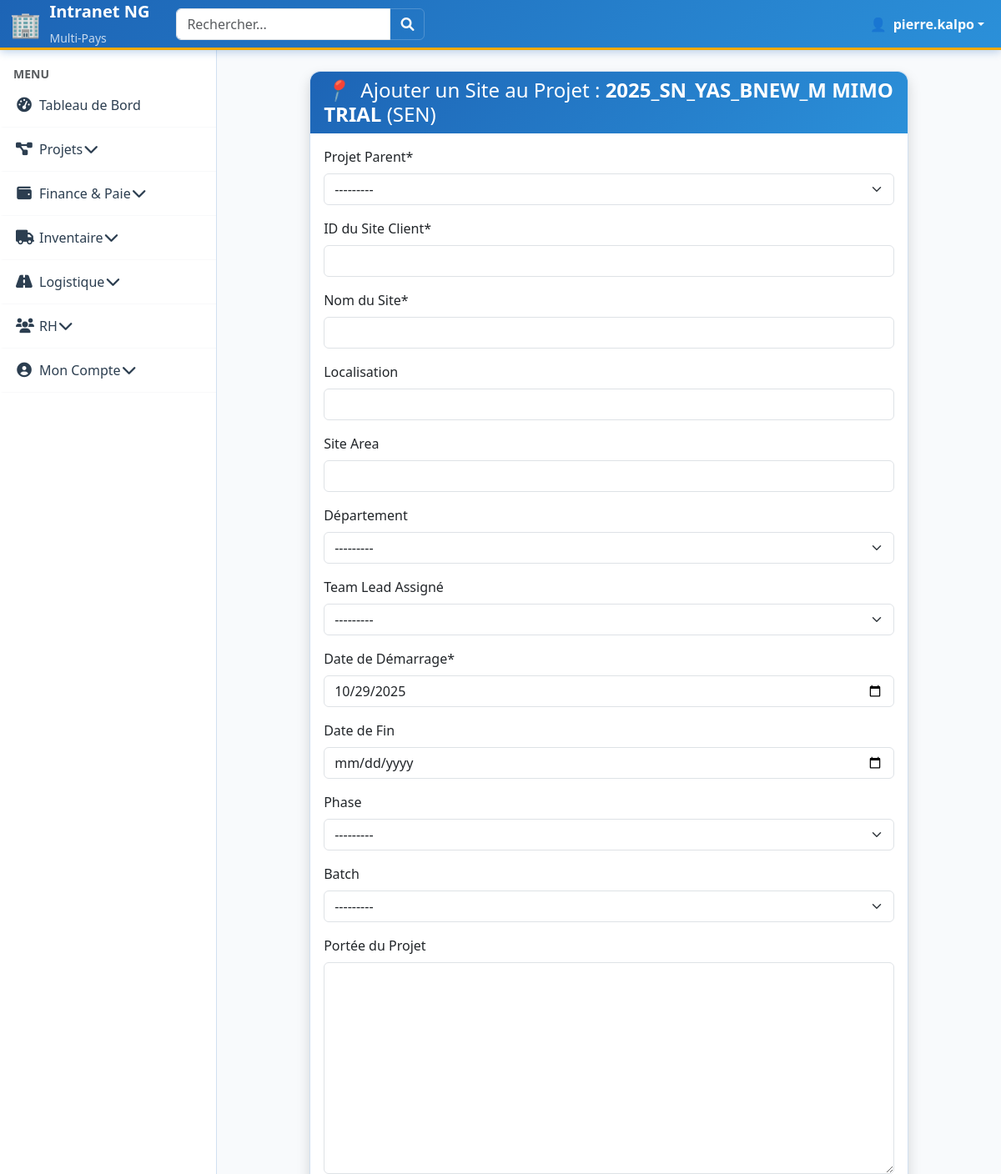
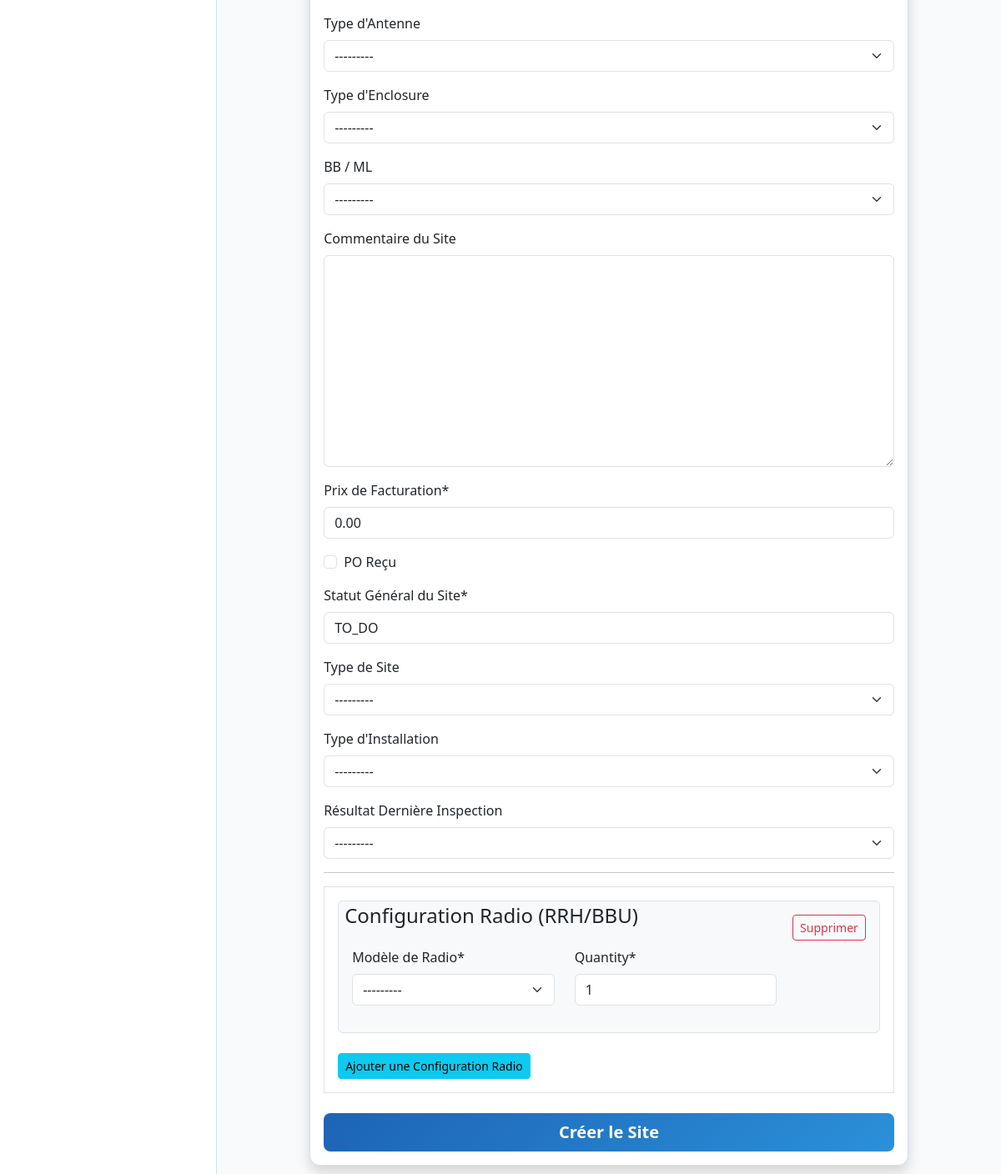
/projects/13/site/new/ (signed in), run on the app's committed database (2 pictures, top to bottom).
### users/models.py (models this page shows, shortened)
class CustomUser(AbstractUser):
    phone_number = models.CharField(
        max_length=20, blank=True, null=True, verbose_name="Numéro de téléphone"
    )
    salaire_mensuel_base = models.DecimalField(
        max_digits=10, decimal_places=2, default=Decimal("0.00"), verbose_name=_("Salaire Mensuel de Base")
    )
    statut_actuel = models.CharField(
        max_length=20,
        choices=EMPLOYEE_STATUS_CHOICES,
        default="ACTIF",
        verbose_name=_("Statut actuel"),
    )
    class Meta:
        verbose_name = "Employé"
        verbose_name_plural = "Employés"
    def is_team_lead_user(self):
        return self.groups.filter(name__iexact="Team_Lead").exists()
    def is_coordinator_user(self):
        user_roles = {r.lower() for r in self.get_active_role_names()}
        return (
            "coordinateur de projet" in user_roles or "coordinateur_de_projet" in user_roles
        )
    def is_field_team_user(self):
        user_roles = {r.lower() for r in self.get_active_role_names()}
        return "field team" in user_roles or "field_team" in user_roles
    @property
    def is_cm(self):
        user_roles = {r.lower() for r in self.get_active_role_names()}
        return "country manager" in user_roles or "country_manager" in user_roles
    @property
    def is_coordinator(self):
        return self.is_coordinator_user()
    @property
    def is_field_team(self):
        return self.is_field_team_user()
    @property
    def is_team_lead(self):
        return self.is_team_lead_user()
    @property
    def active_country_ids(self):
        if not self.is_authenticated:
            return []
        return list(
            self.assignments.filter(is_active=True, country__is_active=True)
            .values_list("country_id", flat=True)
            .distinct()
        )
    def get_active_role_names(self):
        if not self.is_authenticated:
            return set()
        return set(
            self.assignments.filter(
                is_active=True, country__is_active=True
            ).values_list("role__name", flat=True)
        )

class Country(models.Model):
    name = models.CharField(
        max_length=100, unique=True, verbose_name=_("Nom du Pays/Filiale")
    )
    code = models.CharField(
        max_length=5, unique=True, verbose_name=_("Code (Ex: BEN, TGO)")
    )
    is_active = models.BooleanField(default=True, verbose_name=_("Filiale Active"))
    class Meta:
        verbose_name = _("Pays/Filiale")
        verbose_name_plural = _("Pays/Filiales")

### projects/models.py (models this page shows, shortened)
class Project(models.Model):
    country = models.ForeignKey(
        'users.Country',  # Utilise une chaîne pour éviter l'import circulaire
        on_delete=models.PROTECT,
        verbose_name=_("Pays d'Exécution"),
        help_text=_("Le pays détermine l'isolation des données."),
    )
    client = models.ForeignKey(
        Client,  # ✅ OK : Client est défini ci-dessus
        on_delete=models.SET_NULL,
        null=True,
        blank=True,
        verbose_name=_("Client")
    )
    name = models.CharField(max_length=200, verbose_name=_("Nom du Projet"))
    budget_alloue = models.DecimalField(
        max_digits=12,
        decimal_places=2,
        default=Decimal("0.00"),
        verbose_name=_("Budget Alloué"),
    )
    statut = models.CharField(
        max_length=20,
        choices=PROJECT_STATUS_CHOICES,
        default="PREPARATION",
        verbose_name=_("Statut"),
    )
    coordinator = models.ForeignKey(
        settings.AUTH_USER_MODEL,
        on_delete=models.PROTECT,
        related_name="coordinated_projects",
        verbose_name=_("Coordonnateur du Projet"),
        help_text=_(
            "L'utilisateur désigné pour gérer le projet (Project Coordinator/CM)."
        ),
    )
    start_date = models.DateField(verbose_name=_("Date de Démarrage"))
    end_date = models.DateField(
        blank=True, null=True, verbose_name=_("Date de Fin Estimée")
    )
    is_active = models.BooleanField(default=True, verbose_name=_("Projet Actif"))
    is_completed = models.BooleanField(default=False, verbose_name=_("Projet Terminé"))
    created_by = models.ForeignKey(
        settings.AUTH_USER_MODEL,
        on_delete=models.SET_NULL,
        null=True,
        related_name="projects_created",
        verbose_name=_("Créé par (Traçabilité)"),
    )
    project_type = models.ForeignKey(
        ProjectType,  # ✅ OK : ProjectType est défini ci-dessus
        on_delete=models.SET_NULL,
        null=True,
        blank=True,
        related_name="projects",
        verbose_name=_("Type de Projet"),
    )
    progress_percentage = models.DecimalField(
        max_digits=5,
        decimal_places=2,
        default=Decimal("0.00"),
        verbose_name=_("Progression Globale (%)"),
    )
    class Meta:
        verbose_name = _("Projet")
        verbose_name_plural = _("Projets")
        unique_together = ("country", "name")
    def __str__(self):
        return f"{self.name} ({self.country.code})"

### core/models.py (models this page shows)
class Departement(models.Model):
    name = models.CharField(max_length=100, verbose_name=_("Nom du Département"))
    country = models.ForeignKey('users.Country', on_delete=models.CASCADE, related_name="departements", verbose_name=_("Pays"))
    is_active = models.BooleanField(default=True, verbose_name=_("Actif"))
    class Meta:
        verbose_name = _("Département")
        verbose_name_plural = _("Départements")
        unique_together = ('name', 'country')
        ordering = ['country', 'name']
    def __str__(self):
        return f"{self.name} ({self.country.code})"

### projects/views.py (the view, shortened to what this page needs)
class SiteCreateView(
    CountryIsolationMixin, IsCoordinatorCMOrSuperuserMixin, CreateView
):
    model = Site
    form_class = SiteForm
    template_name = "projects/site_form.html"
    def dispatch(self, request, *args, **kwargs):
        self.project = get_object_or_404(Project, pk=self.kwargs["project_pk"])
        return super().dispatch(request, *args, **kwargs)
    def get_context_data(self, **kwargs):
        context = super().get_context_data(**kwargs)
        context["project"] = self.project
        if self.request.POST:
            context["radio_formset"] = SiteRadioConfigurationFormset(
                self.request.POST, instance=self.object
            )
        else:
            context["radio_formset"] = SiteRadioConfigurationFormset(
                instance=self.object
            )
        return context

### projects/templates/projects/site_form.html (shortened to what this page needs)
{% extends "core/base.html" %}
{% load crispy_forms_tags %}
{% load static %}
{% block content %}
<div class="row justify-content-center">
    <div class="col-lg-10 col-md-12">
        <div class="card shadow">
            <div class="card-header bg-secondary text-white">
                <h4 class="mb-0">
                    <i class="me-2">📍</i>
                    {% if form.instance.pk %}
                        Modification du Site : <strong>{{ form.instance.site_id_client }}</strong>
                    {% else %}
                        Ajouter un Site au Projet : <strong>{{ project.name }}</strong> ({{ project.country.code }})
                    {% endif %}
                </h4>
            </div>
            <div class="card-body">
                <form method="post" novalidate id="site-form">
                    {{ form|crispy }}
                    <hr>
                    <fieldset class="form-group border p-3">
                        <legend class="w-auto px-2">Configuration Radio (RRH/BBU)</legend>
                        <div id="radio-container">
                            {% for form in radio_formset %}
                                <div class="radio-item p-3 mb-2 rounded bg-light border">
                                    <div class="d-flex justify-content-end mb-2">
                                        <button type="button" class="btn btn-sm btn-outline-danger btn-remove">Supprimer</button>
                                    </div>
                                    <div class="row">
                                        <div class="col-md-5">{{ form.radio_type|as_crispy_field }}</div>
                                        <div class="col-md-5">{{ form.quantity|as_crispy_field }}</div>
                                    </div>
                                </div>
                            {% endfor %}
                        </div>
                        <button type="button" id="add-radio" class="btn btn-info btn-sm mt-3">Ajouter une Configuration Radio</button>
                    </fieldset>
                    <div class="d-grid mt-4">
                        <button type="submit" class="btn btn-primary btn-lg">
                            {% if form.instance.pk %}Sauvegarder les Modifications{% else %}Créer le Site{% endif %}
                        </button>
                    </div>
                </form>
            </div>
        </div>
    </div>
</div>
{% endblock %}

### core/templates/core/base.html (shortened to what this page needs)
{% load static %}
<!DOCTYPE html>
<html lang="fr">
<head>
    <link href="https://cdn.jsdelivr.net/npm/bootstrap@5.3.3/dist/css/bootstrap.min.css" rel="stylesheet">
    <link rel="stylesheet" href="https://cdnjs.cloudflare.com/ajax/libs/font-awesome/6.0.0-beta3/css/all.min.css">
</head>
<body>
    <nav class="navbar navbar-expand-lg navbar-custom fixed-top">
        <div class="container-fluid">
            <a class="navbar-brand fw-bold d-flex align-items-center" href="{% url 'home' %}">
                <span style="font-size: 1.5em; margin-right: 10px;">🏢</span>
                <div>
                    <div>Intranet NG</div>
                    <small class="opacity-75" style="font-size: 0.7em; font-weight: 400;">Multi-Pays</small>
                </div>
            </a>
            <form class="d-flex ms-3" role="search">
                <div class="input-group">
                    <input class="form-control" type="search" placeholder="Rechercher..." aria-label="Search">
                    <button class="btn btn-outline-light" type="submit" style="border-color: rgba(255,255,255,0.2);">
                        <i class="fas fa-search"></i>
                    </button>
                </div>
            </form>
            <div class="d-flex ms-auto">
                <ul class="navbar-nav">
                    {% if user.is_authenticated %}
                        <li class="nav-item dropdown">
                            <a class="nav-link dropdown-toggle d-flex align-items-center" href="#" role="button" data-bs-toggle="dropdown">
                                <span class="me-2">👤</span>
                                <strong>{{ user.username }}</strong>
                            </a>
                        </li>
                    {% else %}
                        <li class="nav-item">
                            <a class="nav-link" href="{% url 'login' %}">Connexion</a>
                        </li>
                    {% endif %}
                </ul>
            </div>
        </div>
    </nav>
    <div id="sidebar-wrapper">
        <ul class="sidebar-nav list-group list-group-flush">
            <li class="sidebar-item sidebar-title mt-3">
                <span class="text-uppercase text-muted small fw-bold px-3">Menu</span>
            </li>
            <li class="sidebar-item">
                <a class="sidebar-link {% if request.resolver_match.url_name == 'home' %}active{% endif %}" href="{% url 'home' %}">
                    <i class="fas fa-tachometer-alt me-2"></i> Tableau de Bord
                </a>
            </li>
            <li class="sidebar-item">
                <a class="sidebar-link" data-bs-toggle="collapse" href="#projets-collapse" role="button" aria-expanded="false" aria-controls="projets-collapse">
                    <i class="fas fa-project-diagram me-2"></i> Projets <i class="fas fa-chevron-down float-end"></i>
                </a>
            </li>
            {% if is_cm or is_coordinator or user.is_staff %}
            <li class="sidebar-item">
                <a class="sidebar-link {% if 'finance' in request.path %}active{% endif %}" data-bs-toggle="collapse" href="#finance-collapse" role="button" aria-expanded="false" aria-controls="finance-collapse">
                    <i class="fas fa-wallet me-2"></i> Finance & Paie <i class="fas fa-chevron-down float-end"></i>
                </a>
            </li>
            <li class="sidebar-item">
                <a class="sidebar-link {% if 'inventaire' in request.path %}active{% endif %}" data-bs-toggle="collapse" href="#inventaire-collapse" role="button" aria-expanded="false" aria-controls="inventaire-collapse">
                    <i class="fas fa-truck me-2"></i> Inventaire <i class="fas fa-chevron-down float-end"></i>
                </a>
            </li>
            <li class="sidebar-item">
                <a class="sidebar-link {% if 'logistique' in request.path %}active{% endif %}" data-bs-toggle="collapse" href="#logistique-collapse" role="button" aria-expanded="false" aria-controls="logistique-collapse">
                    <i class="fas fa-road me-2"></i> Logistique <i class="fas fa-chevron-down float-end"></i>
                </a>
            </li>
            <li class="sidebar-item">
                <a class="sidebar-link {% if 'rh' in request.path %}active{% endif %}" data-bs-toggle="collapse" href="#rh-collapse" role="button" aria-expanded="false" aria-controls="rh-collapse">
                    <i class="fas fa-users me-2"></i> RH <i class="fas fa-chevron-down float-end"></i>
                </a>
            </li>
            {% endif %}
            <li class="sidebar-item">
                <a class="sidebar-link" data-bs-toggle="collapse" href="#account-collapse" role="button" aria-expanded="false" aria-controls="account-collapse">
                    <i class="fas fa-user-circle me-2"></i> Mon Compte <i class="fas fa-chevron-down float-end"></i>
                </a>
            </li>
        </ul>
    </div>
    <div id="page-content-wrapper">
        <div class="container-fluid">
            <div id="mainContent">
                {% block content %}
                {% endblock %}
            </div>
        </div>
    </div>
</body>
</html>

### data on the page
CustomUser: username "pierre.kalpo"
Project: name "2025_SN_YAS_BNEW_M MIMO TRIAL", country.code "SEN"
